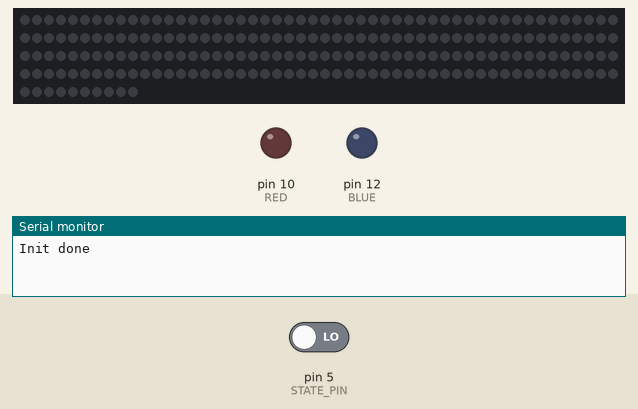
A sketch run on a simulated Arduino Uno, built with avr-gcc and run on an emulated ATmega328P. Shown: 210 RGB LEDs in strip order, left to right, continuing on the next row, output pins drawn as LEDs (lit = HIGH), the last lines printed to the serial monitor. Inputs (shaded band) come from the test bench; at power-on: pin 5 (STATE_PIN) LOW.

Above: at 1.2 s.
1.3 s: pin 5 (STATE_PIN) driven HIGH
At 3.1 s:
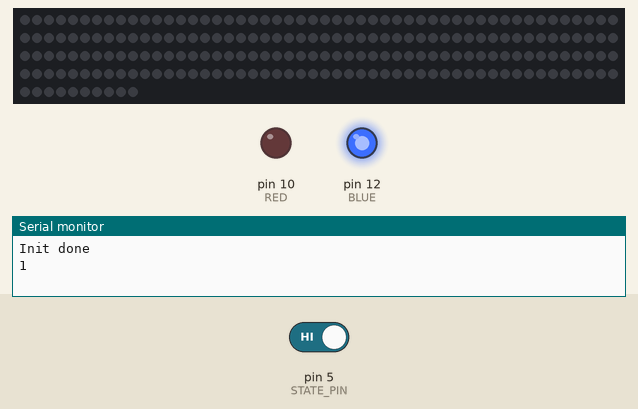
4.3 s: pin 5 (STATE_PIN) driven LOW
At 6.1 s:
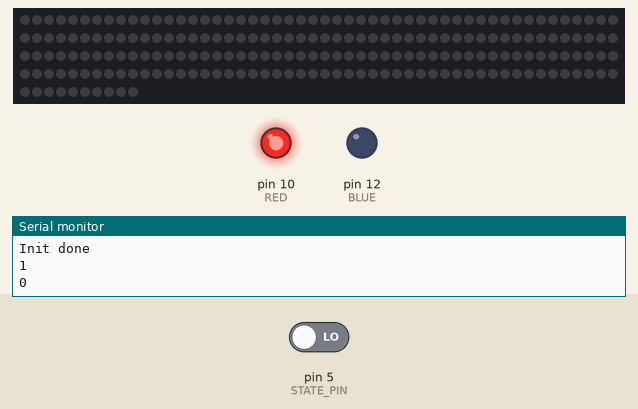
Timing chart, 0 to 16.7 s (numbered marks = the images above; inputs shaded):
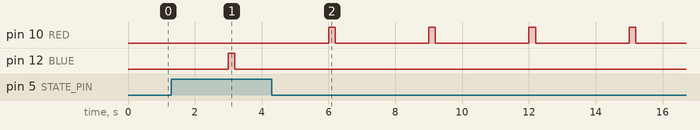

The sketch:

bedleds_ino.ino
```cpp
// #include "Wire.h"
// #include "LiquidCrystal_I2C.h"
#include <FastLED.h>
#include "SoftwareSerial.h"

//PINS
#define TX 2
#define RX 3
#define LED_PIN 11
#define STATE_PIN 5
#define RED 10
#define BLUE 12

#define NUM_LEDS 210
#define Z0 0
#define Z1 60
#define Z2 120
#define Z3 180

String* arrays[4];

CRGBArray<NUM_LEDS> leds;

// LiquidCrystal_I2C lcd(0x27, 16, 2);  // Addr, L, h
boolean back = true;
unsigned long timer_back;
unsigned long timer_duration;

SoftwareSerial BTSerial(TX, RX);

char serialString[100];
char myString[100];

// String menu_main[] = { "All lights", "Zone 1", "Zone 2", "Zone 3", "Zone 4" };
// String menu_secondary[] = { "Color", "Brightness" };
// String menu_colors[] = { "Red", "Green", "Blue", "Yellow", "Purple", "White", "Black" };
// String menu_brightness[] = { "0", "10", "20", "30", "40", "50", "60", "70", "80", "90", "100" };

// int val_brightness[] = { 0, 10, 20, 30, 40, 50, 60, 70, 80, 90, 100 };
// int menu_len[] = { 5, 2, 7, 11 };

int menu_state = 0;
int menu_line = 0;
int zone = -1;

boolean inputed = false;

CHSV color_zones[] = { CHSV(0, 0, 0), CHSV(0, 0, 0), CHSV(0, 0, 0), CHSV(0, 0, 0) };

void displayLeds() {
  leds(Z0, Z1 - 1) = color_zones[0];
  FastLED.show();
  leds(Z1, Z2 - 1) = color_zones[1];
  FastLED.show();
  leds(Z2, Z3 - 1) = color_zones[2];
  FastLED.show();
  leds(Z3, NUM_LEDS - 1) = color_zones[3];
  FastLED.show();
}

void setZone(int space, CHSV chsv) {
  if (space == 0) {
    for (int i = 0; i < 4; i++) {
      color_zones[i] = chsv;
    }
  } else {
    color_zones[space - 1] = chsv;
  }
  displayLeds();
}

void colorPicker(int line) {
  switch (line) {
    case 0:
      setZone(zone, CHSV(HUE_RED, 255, 255));
      break;
    case 1:
      setZone(zone, CHSV(HUE_GREEN, 255, 255));
      break;
    case 2:
      setZone(zone, CHSV(HUE_BLUE, 255, 255));
      break;
    case 3:
      setZone(zone, CHSV(HUE_YELLOW, 255, 255));
      break;
    case 4:
      setZone(zone, CHSV(HUE_PURPLE, 255, 255));
      break;
    case 5:
      setZone(zone, CHSV(0, 0, 255));
      break;
    default:
      setZone(zone, CHSV(0, 0, 0));
  }
}

void brightnessPicker(int menu_line) {
  CHSV chsv = color_zones[zone - 1];
  // int val = 255 * val_brightness[menu_line] / 100;
  // chsv.val = val;
  setZone(zone, chsv);
}

String retreiveColor() {
  int space = atoi(myString[3]);
  String str = "";
  if (space == 0) {
    for (int i = 0; i < 4; i++) {
      str = str + "@" + (i + 1) + "#" + color_zones[i].h + "#" + color_zones[i].s + "#" + color_zones[i].v;
    }
  } else {
    str = str + "@" + space + "#" + color_zones[space - 1].h + "#" + color_zones[space - 1].s + "#" + color_zones[space - 1].v;
  }
  Serial.print("\n");
  Serial.print(str);
  return str;
}

int getInt(int index) {
  int result = 0;
  int currentNumber = -1;
  boolean digitFound = false;

  for (int i = 0; i < sizeof(myString); i++) {
    if (myString[i] >= '0' && myString[i] <= '9') {
      result = result * 10 + (myString[i] - '0');
      digitFound = true;
    } else {
      if (digitFound) {
        currentNumber++;
        if (currentNumber == index) {
          return result;
        }
        result = 0;
        digitFound = false;
      }
    }
  }
  if (digitFound) {
    currentNumber++;
    if (currentNumber == index) {
      return result;
    }
  }
  return -1;
}

void applyColor() {
  Serial.print("Apply : ");
  for (int i = 0; i < 4; i++) {
    int mod = i * 4;
    int space = getInt(1 + mod);
    Serial.print("@");
    Serial.print(space);
    if (space < 0 || space > 4) {
      break;
    }
    int h = getInt(2 + mod);
    int s = getInt(3 + mod);
    int v = getInt(4 + mod);
    Serial.print(" h");
    Serial.print(h);
    Serial.print(" s");
    Serial.print(s);
    Serial.print(" v");
    Serial.println(v);
    setZone(space, CHSV(h, s, v));
    if (space == 0) {
      break;
    }
  }
  BTSerial.println("!!Applied");
}

void blink(int pin) {
  digitalWrite(pin, HIGH);
  delay(200);
  digitalWrite(pin, LOW);
}

void setup() {
  // put your setup code here, to run once:
  Serial.begin(9600);
  BTSerial.begin(9600);

  pinMode(STATE_PIN, INPUT);
  pinMode(RED, OUTPUT);
  pinMode(BLUE, OUTPUT);

  FastLED.addLeds<NEOPIXEL, LED_PIN>(leds, NUM_LEDS);
  leds(0, NUM_LEDS - 1) = color_zones[0];
  FastLED.show();

  timer_back = millis();

  memset(serialString, '\0', sizeof(serialString));
  BTSerial.flush();
  Serial.println("Init done");
}

long last = millis();

void loop() {

  long now = millis();

  if (now - last >= 3000) {

    Serial.println(digitalRead(STATE_PIN));

    if (digitalRead(STATE_PIN) == HIGH) {
      blink(BLUE);
    } else {
      blink(RED);
    }
    last = now;
  }

  if (BTSerial.available() > 0) {
    BTSerial.readBytes(serialString, sizeof(serialString));
    strcpy(myString, serialString);
    Serial.print("BT : ");
    Serial.print(myString);
    if (myString[0] == '!') {
      applyColor();
      // }
    } else if (myString[0] == '?') {
      String msg = retreiveColor();
      BTSerial.println(msg);
    }
    BTSerial.flush();
    memset(serialString, '\0', sizeof(serialString));
    memset(myString, '\0', sizeof(myString));
  }
}
```

Measured:
- after the input at 1.3 s, pin 10 (RED): stays LOW (without the input it goes to HIGH after 1.7 s); pin 12 (BLUE): LOW → HIGH after 1.7 s, → LOW 0.20 s later
- after the input at 4.3 s, pin 10 (RED): alternates HIGH for 0.20 s and LOW for 2.8 s, starting after 1.7 s; pin 12 (BLUE): stops changing and stays LOW
